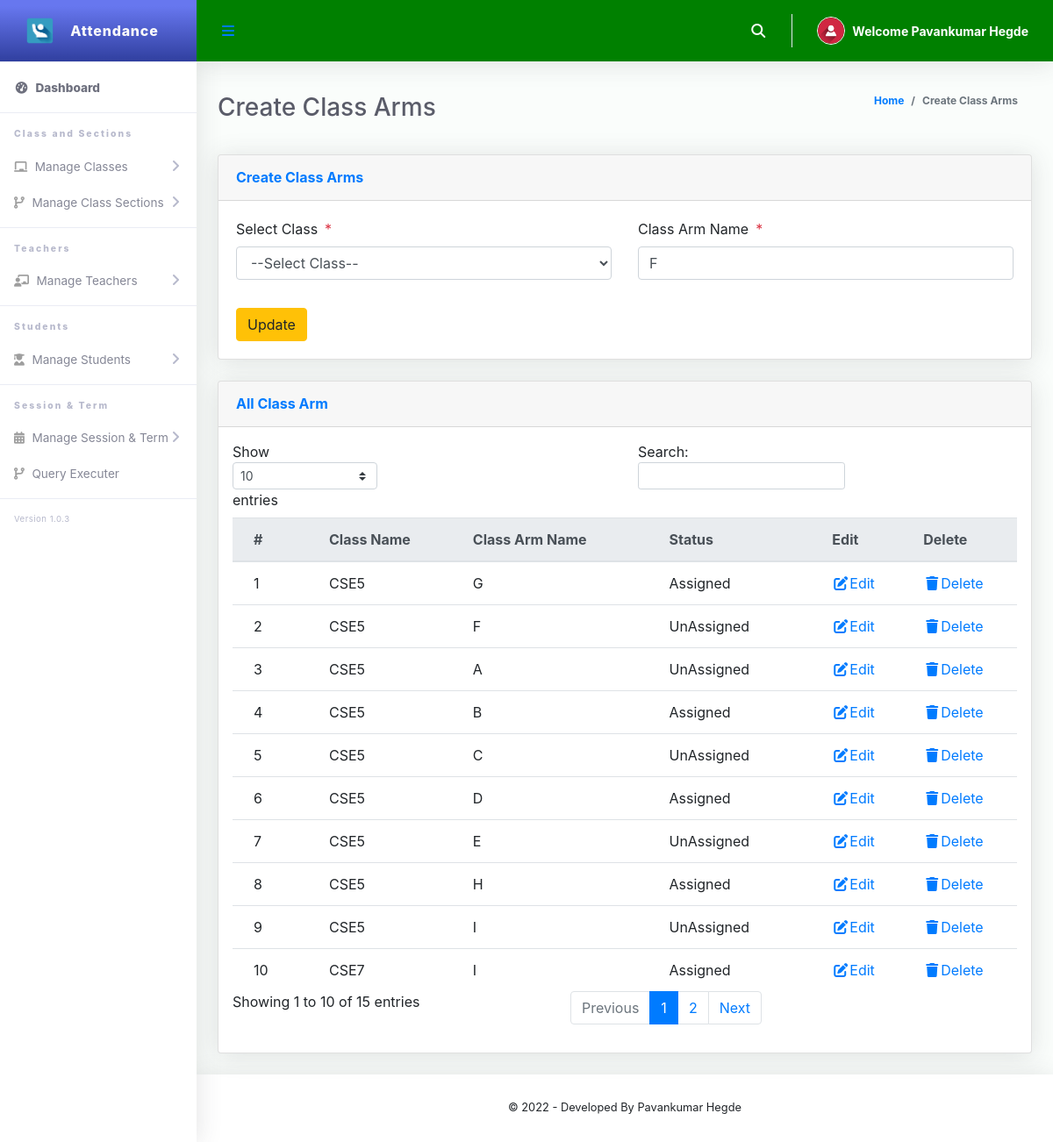
The app's page /Admin/createClassArms.php?action=edit&Id=8 (signed in) with its own data.
### tables this page shows
CREATE TABLE `tblclassarms` (
  `Id` int(10) NOT NULL,
  `classId` varchar(10) NOT NULL,
  `classArmName` varchar(255) NOT NULL,
  `isAssigned` varchar(10) NOT NULL
);

CREATE TABLE `tblclass` (
  `Id` int(10) NOT NULL,
  `className` varchar(255) NOT NULL
);

### Admin/createClassArms.php (the view, shortened to what this page needs)
<?php
include '../Includes/dbcon.php';
 if (isset($_GET['Id']) && isset($_GET['action']) && $_GET['action'] == "edit")
	{
        $Id= $_GET['Id'];
        $query=mysqli_query($conn,"select * from tblclassarms where Id ='$Id'");
        $row=mysqli_fetch_array($query);
    }
?>
<!DOCTYPE html>
<html lang="en">
<head>
  <link href="../vendor/fontawesome-free/css/all.min.css" rel="stylesheet" type="text/css">
  <link href="../vendor/bootstrap/css/bootstrap.min.css" rel="stylesheet" type="text/css">
  <link href="css/ruang-admin.min.css" rel="stylesheet">
</head>
<body id="page-top">
  <div id="wrapper">
      <?php include "Includes/sidebar.php";?>
    <div id="content-wrapper" class="d-flex flex-column">
      <div id="content">
       <?php include "Includes/topbar.php";?>
        <div class="container-fluid" id="container-wrapper">
          <div class="d-sm-flex align-items-center justify-content-between mb-4">
            <h1 class="h3 mb-0 text-gray-800">Create Class Arms</h1>
            <ol class="breadcrumb">
              <li class="breadcrumb-item"><a href="./">Home</a></li>
              <li class="breadcrumb-item active" aria-current="page">Create Class Arms</li>
            </ol>
          </div>
          <div class="row">
            <div class="col-lg-12">
              <div class="card mb-4">
                <div class="card-header py-3 d-flex flex-row align-items-center justify-content-between">
                  <h6 class="m-0 font-weight-bold text-primary">Create Class Arms</h6>
                </div>
                <div class="card-body">
                  <form method="post">
                    <div class="form-group row mb-3">
                        <div class="col-xl-6">
                        <label class="form-control-label">Select Class<span class="text-danger ml-2">*</span></label>
                         <?php
                        $qry= "SELECT * FROM tblclass ORDER BY className ASC";
                        $result = $conn->query($qry);
                        $num = $result->num_rows;
                        if ($num > 0){
                          echo ' <select required name="classId" class="form-control mb-3">';
                          echo'<option value="">--Select Class--</option>';
                                  echo '</select>';
                              }
                            ?>
                        </div>
                        <div class="col-xl-6">
                        <label class="form-control-label">Class Arm Name<span class="text-danger ml-2">*</span></label>
                      <input type="text" class="form-control" name="classArmName" value="<?php echo $row['classArmName'];?>" id="exampleInputFirstName" placeholder="Class Arm Name">
                        </div>
                    </div>
                      <?php
                    if (isset($Id))
                    {
                    ?>
                    <button type="submit" name="update" class="btn btn-warning">Update</button>
                    <?php
                    } else {
                    ?>
                    <button type="submit" name="save" class="btn btn-primary">Save</button>
                    <?php
                    }
                    ?>
                  </form>
                </div>
              </div>
                 <div class="row">
              <div class="col-lg-12">
              <div class="card mb-4">
                <div class="card-header py-3 d-flex flex-row align-items-center justify-content-between">
                  <h6 class="m-0 font-weight-bold text-primary">All Class Arm</h6>
                </div>
                <div class="table-responsive p-3">
                  <table class="table align-items-center table-flush table-hover" id="dataTableHover">
                    <thead class="thead-light">
                      <tr>
                        <th>#</th>
                        <th>Class Name</th>
                        <th>Class Arm Name</th>
                         <th>Status</th>
                        <th>Edit</th>
                        <th>Delete</th>
                      </tr>
                    </thead>
                    <tbody>
                  <?php
                      $query = "SELECT tblclassarms.Id,tblclassarms.isAssigned,tblclass.className,tblclassarms.classArmName
                      FROM tblclassarms
                      INNER JOIN tblclass ON tblclass.Id = tblclassarms.classId";
                      $rs = $conn->query($query);
                      $num = $rs->num_rows;
                      $sn=0;
                      $status="";
                      if($num > 0)
                      {
                        while ($rows = $rs->fetch_assoc())
                          {
                              if($rows['isAssigned'] == '1'){$status = "Assigned";}else{$status = "UnAssigned";}
                             $sn = $sn + 1;
                            echo"
                              <tr>
                                <td>".$sn."</td>
                                <td>".$rows['className']."</td>
                                <td>".$rows['classArmName']."</td>
                                <td>".$status."</td>
                                <td><a href='?action=edit&Id=".$rows['Id']."'><i class='fas fa-fw fa-edit'></i>Edit</a></td>
                                <td><a href='?action=delete&Id=".$rows['Id']."'><i class='fas fa-fw fa-trash'></i>Delete</a></td>
                              </tr>";
                          }
                      }
                      else
                      {
                           echo
                           "<div class='alert alert-danger' role='alert'>
                            No Record Found!
                            </div>";
                      }
                      ?>
                    </tbody>
                  </table>
                </div>
              </div>
            </div>
            </div>
          </div>
        </div>
      </div>
       <?php include "Includes/footer.php";?>
    </div>
  </div>
</body>
</html>

### Admin/Includes/topbar.php (shortened to what this page needs)
<?php
  $query = "SELECT * FROM tbladmin WHERE Id = ".$_SESSION['userId']."";
  $rs = $conn->query($query);
  $rows = $rs->fetch_assoc();
  $fullName = $rows['firstName']." ".$rows['lastName'];
?>
<nav class="navbar navbar-expand navbar-light topbar mb-4 static-top" style="background-color:green;">
          <button id="sidebarToggleTop" class="btn btn-link rounded-circle mr-3">
            <i class="fa fa-bars"></i>
          </button>
          <ul class="navbar-nav ml-auto">
            <li class="nav-item dropdown no-arrow">
              <a class="nav-link dropdown-toggle" href="#" id="searchDropdown" role="button" data-toggle="dropdown"
                aria-haspopup="true" aria-expanded="false">
                <i class="fas fa-search fa-fw"></i>
              </a>
            </li>
            <li class="nav-item dropdown no-arrow">
              <a class="nav-link dropdown-toggle" href="#" id="userDropdown" role="button" data-toggle="dropdown"
                aria-haspopup="true" aria-expanded="false">
                <img class="img-profile rounded-circle" src="img/user-icn.png" style="max-width: 60px">
                <span class="ml-2 d-none d-lg-inline text-white small"><b>Welcome <?php echo $fullName;?></b></span>
              </a>
            </li>
          </ul>
        </nav>

### records on screen
tblclassarms: classArmName "F", classId.className "CSE5", isAssigned "UnAssigned"
tblclassarms: classId.className "CSE5", classArmName "G", isAssigned "Assigned"
tblclassarms: classId.className "CSE5", classArmName "A", isAssigned "UnAssigned"
tblclassarms: classId.className "CSE5", classArmName "B", isAssigned "Assigned"
tblclassarms: classId.className "CSE5", classArmName "C", isAssigned "UnAssigned"
tblclassarms: classId.className "CSE5", classArmName "D", isAssigned "Assigned"
tblclassarms: classId.className "CSE5", classArmName "E", isAssigned "UnAssigned"
tblclassarms: classId.className "CSE5", classArmName "H", isAssigned "Assigned"
tblclassarms: classId.className "CSE5", classArmName "I", isAssigned "UnAssigned"
tblclassarms: classId.className "CSE7", classArmName "I", isAssigned "Assigned"

### other values on screen
$fullName "Pavankumar Hegde"
